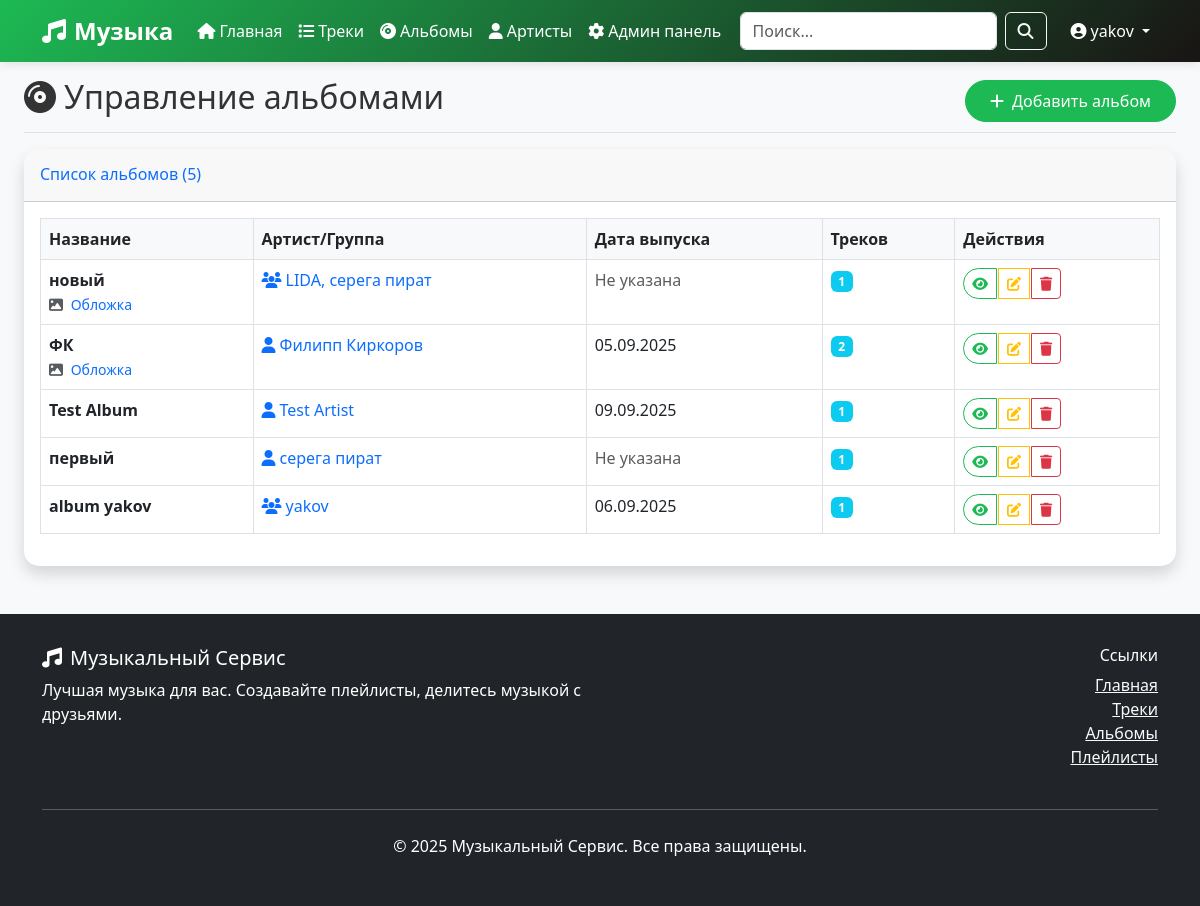
Page /admin-panel/albums/ (signed in) on the earlier database version.
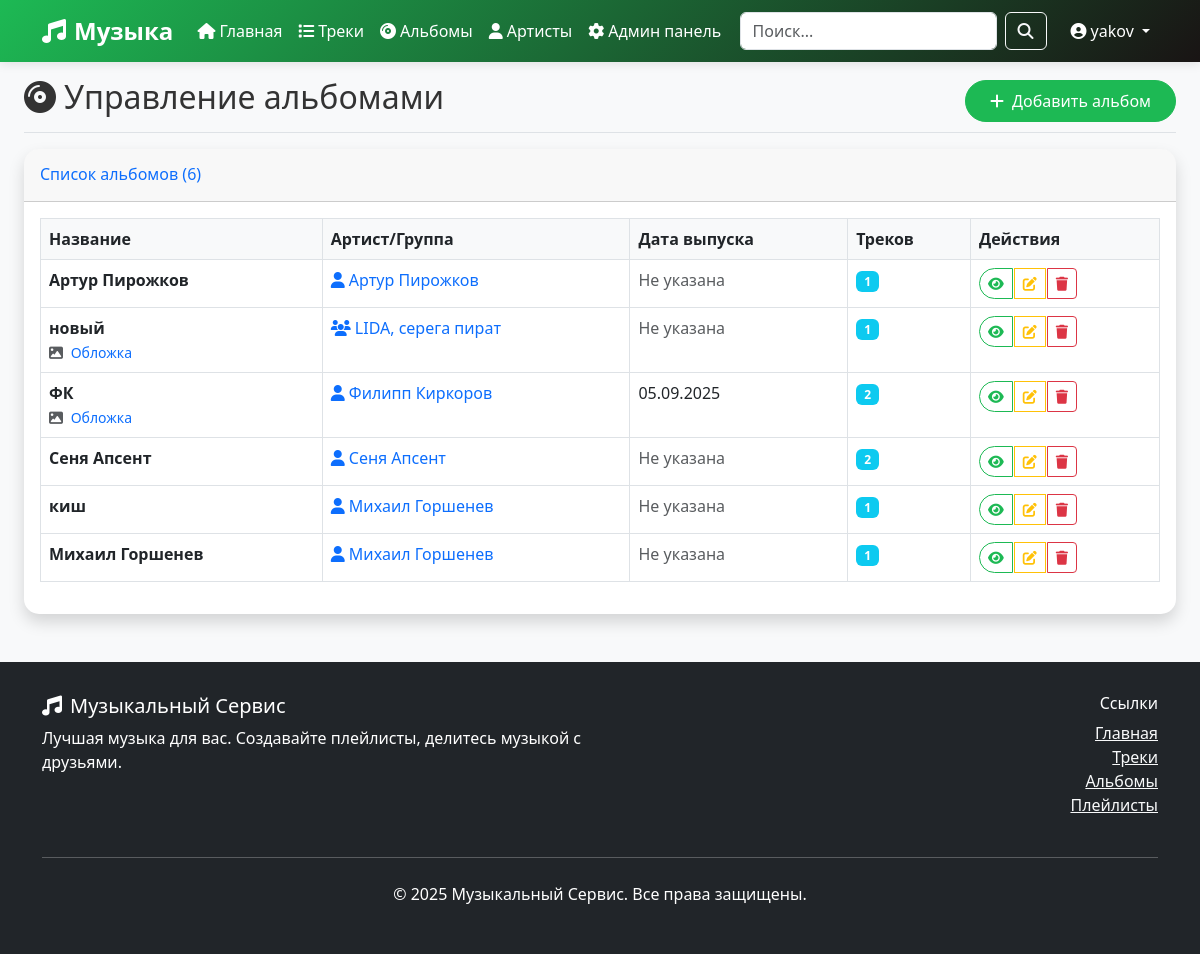
Same page on the later database version.
### music/models.py (models this page shows, shortened)
class Album(models.Model):
    id = models.UUIDField(primary_key=True, default=uuid.uuid4, editable=False)
    name = models.CharField(max_length=200, verbose_name='Название альбома')
    group = models.ForeignKey(Group, on_delete=models.CASCADE, null=True, blank=True, verbose_name='Группа')
    artist = models.ForeignKey(Artist, on_delete=models.CASCADE, null=True, blank=True, verbose_name='Артист')
    release_date = models.DateField(null=True, blank=True, verbose_name='Дата выпуска')
    photo = models.ImageField(upload_to='albums/', null=True, blank=True, verbose_name='Обложка альбома')
    play_count = models.PositiveIntegerField(default=0, verbose_name='Количество прослушиваний')
    class Meta:
        db_table = 'альбомы'
        verbose_name = 'Альбом'
        verbose_name_plural = 'Альбомы'

class Group(models.Model):
    id = models.UUIDField(primary_key=True, default=uuid.uuid4, editable=False)
    name = models.CharField(max_length=200, verbose_name='Название группы')
    description = models.TextField(blank=True, verbose_name='Описание группы')
    photo = models.ImageField(upload_to='groups/', null=True, blank=True, verbose_name='Фото группы')
    class Meta:
        db_table = 'группа'
        verbose_name = 'Группа'
        verbose_name_plural = 'Группы'

class Artist(models.Model):
    id = models.UUIDField(primary_key=True, default=uuid.uuid4, editable=False)
    name = models.CharField(max_length=200, verbose_name='Имя артиста')
    avatar = models.ImageField(upload_to='artists/', null=True, blank=True, verbose_name='Аватар')
    biography = models.TextField(blank=True, verbose_name='Биография')
    artist_role = models.CharField(max_length=100, blank=True, verbose_name='Роль артиста')
    class Meta:
        db_table = 'артисты'
        verbose_name = 'Артист'
        verbose_name_plural = 'Артисты'

### music/views.py (the view)
# urls.py: path('admin-panel/albums/', views.admin_albums, name='admin_albums'),
@login_required
def admin_albums(request):
    if not request.user.is_authenticated or request.user.role != 'admin':
        messages.error(request, 'Доступ запрещен. Требуются права администратора.')
        return redirect('music:home')
    albums = Album.objects.select_related('artist', 'group').order_by('-id')
    context = {
        'albums': albums,
    }
    return render(request, 'music/admin/admin_albums.html', context)

### music/templates/music/admin/admin_albums.html (shortened to what the changed rows need)
{% extends 'music/base.html' %}
{% block content %}
<div class="container-fluid">
    <div class="row">
        <main class="col-12 px-md-4">
            <div class="d-flex justify-content-between flex-wrap flex-md-nowrap align-items-center pt-3 pb-2 mb-3 border-bottom">
                <h1 class="h2">
                    <i class="fas fa-compact-disc me-2"></i>Управление альбомами
                </h1>
            </div>
            <div class="card shadow">
                <div class="card-header py-3">
                    <h6 class="m-0 font-weight-bold text-primary">
                        Список альбомов ({{ albums.count }})
                    </h6>
                </div>
                <div class="card-body">
                    <div class="table-responsive">
                        <table class="table table-bordered">
                            <thead>
                                <tr>
                                    <th>Название</th>
                                    <th>Артист/Группа</th>
                                    <th>Дата выпуска</th>
                                    <th>Треков</th>
                                    <th>Действия</th>
                                </tr>
                            </thead>
                            <tbody>
                                {% for album in albums %}
                                <tr>
                                    <td>
                                        <strong>{{ album.name }}</strong>
                                        {% if album.photo %}
                                            <br><small class="text-muted">
                                                <i class="fas fa-image me-1"></i>
                                                <a href="{{ album.photo.url }}" target="_blank" class="text-decoration-none">
                                                    Обложка
                                                </a>
                                            </small>
                                        {% endif %}
                                    </td>
                                    <td>
                                        {% if album.artist %}
                                            <a href="{% url 'music:artist_detail' album.artist.pk %}" class="text-decoration-none">
                                                <i class="fas fa-user me-1"></i>{{ album.artist.name }}
                                            </a>
                                        {% elif album.group %}
                                            <a href="{% url 'music:group_detail' album.group.pk %}" class="text-decoration-none">
                                                <i class="fas fa-users me-1"></i>{{ album.group.name }}
                                            </a>
                                        {% else %}
                                            <span class="text-muted">Не указан</span>
                                        {% endif %}
                                    </td>
                                    <td>
                                        {% if album.release_date %}
                                            {{ album.release_date|date:"d.m.Y" }}
                                        {% else %}
                                            <span class="text-muted">Не указана</span>
                                        {% endif %}
                                    </td>
                                    <td>
                                        <span class="badge bg-info">{{ album.track_set.count }}</span>
                                    </td>
                                    <td>
                                        <div class="btn-group" role="group">
                                            <a href="{% url 'music:album_detail' album.pk %}" class="btn btn-sm btn-outline-primary" title="Просмотр">
                                                <i class="fas fa-eye"></i>
                                            </a>
                                            <a href="{% url 'music:admin_edit_album' album.pk %}" class="btn btn-sm btn-outline-warning" title="Редактировать">
                                                <i class="fas fa-edit"></i>
                                            </a>
                                            <button type="button" class="btn btn-sm btn-outline-danger" title="Удалить"
                                                    onclick="confirmDelete('{{ album.name }}', '{% url 'music:admin_delete_album' album.pk %}')">
                                                <i class="fas fa-trash"></i>
                                            </button>
                                        </div>
                                    </td>
                                </tr>
                                {% endfor %}
                            </tbody>
                        </table>
                    </div>
                </div>
            </div>
        </main>
    </div>
</div>
{% endblock %}

Differences in the rows shown:
removed Album: name "Test Album", artist.name "Test Artist", release_date "09.09.2025", track_set.count "1"
removed Album: name "первый", artist.name "серега пират", shows "Не указана", track_set.count "1"
removed Album: name "album yakov", group.name "yakov", release_date "06.09.2025", track_set.count "1"
added Album: name "Артур Пирожков", artist.name "Артур Пирожков", shows "Не указана", track_set.count "1"
added Album: name "Сеня Апсент", artist.name "Сеня Апсент", shows "Не указана", track_set.count "2"
added Album: name "киш", artist.name "Михаил Горшенев", shows "Не указана", track_set.count "1"
added Album: name "Михаил Горшенев", artist.name "Михаил Горшенев", shows "Не указана", track_set.count "1"
Other differences:
{{ albums.count }}: "5" → "6"
